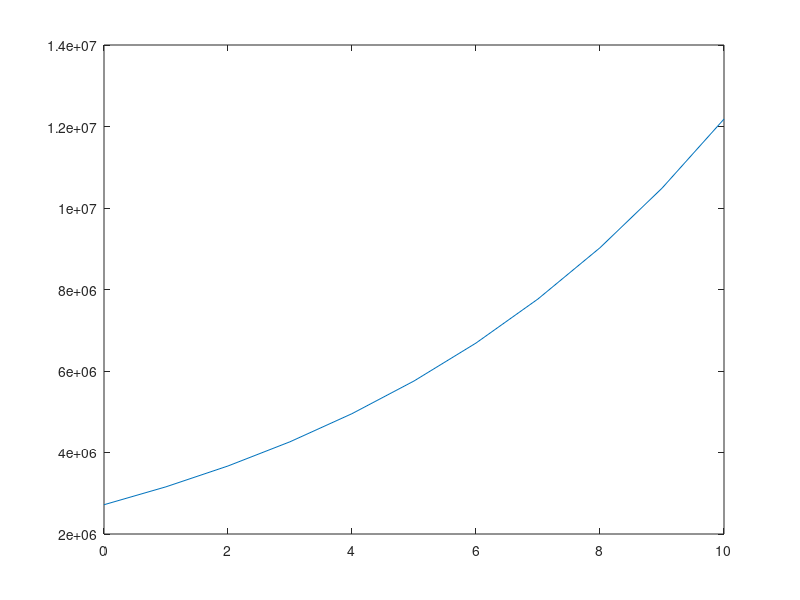

This figure's MATLAB source:
%% Problem Set 2
% Ian Doarn
% 9/5/2017

%% Problem 1
% 315 people have to be transported using buses that have 37 seats. By typing
% one line (command) in the Command Window, calculate how many seats will
% remain empty if enough buses with the order to transport all the people. (Hint:
% use Matlab built in function ceil.)

remainingSeats = ceil(315 / (37 * 9));
disp("Remaining Seats = " + remainingSeats);

%% Problem 2
% assign the number 316,501.6732 a and calculate the following by typing one
% command:
%
% (a) Round the number to the nearest hundredth.
%
% (b) Round the number to the nearest thousand
%

% a)
fprintf('%.2f\n', 316501.6732)
% b)
fprintf('%.3f\n', 316501.6732)


%% Problem 3
% The number of combinations Cn;r of taking r object out of n objects is given by
%
% a) Determine how many combinations are possible in a lottery game for selecting 6 numbers that are drawn out for 49.
% 
% b) Using the following formula, determine the probability of guessing two out of the six drawn numbers
%

% A
((factorial(49)) / (factorial(6)*factorial(49-6)))
%
% B
x = ((factorial(6)) / (factorial(2)*factorial(6-2)));
y = ((factorial(43)) / (factorial(4)*factorial(43-4)));
z = ((factorial(49)) / (factorial(6)*factorial(49-6)));
(x*y) / z


%% Problem 4
% The spread of a computer virus through a computer network can be modeled by
%
% N(t) = 20e0:15t
% 
% where N(t) is the number of computers infected and t time in minutes.
%
% a) Determine how long it takes for the number of infected computers to double
%
% b) Determine how long it takes for 1 million computers to be infected.

%% a)
time = 0:10;
e = exp(1);
numComp = 20*e*exp(0.15*time);
plot(time, numComp);

%% b)
time2 = 0:10;
e2 = exp(1);
N2 = 1000000;
numComp2 = N2*e*exp(0.15*time2);
plot(time2, numComp2);


%% Problem 5
% The voltage dierence Vab between two points a and b in the Wheatstone Bridge circuit is:
% 
% Calculate the voltage dierence when V = 14 volts, R1 = 120.5 , R2 = 119.3, R3 = 121.2, and R4 = 118.8

V = 14;
R1 = 120.5;
R2 = 119.3;
R3 = 121.2;
R4 = 118.8;

V_ab = V*((R1*R3-R2*R4)/((R1+R2)*(R3+R4)));

disp("V_ab = " + V_ab)
